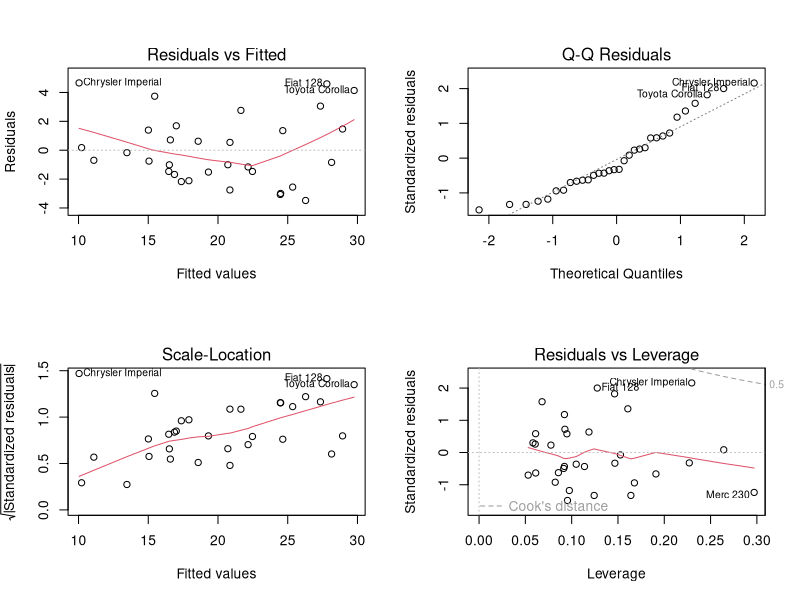

The R source for this figure:
## ---- chunk 1
library(datasets)
data(mtcars)
## ---- chunk 2
mtcars$am[mtcars$am == 0] = "Automatic"
mtcars$am[mtcars$am == 1] = "Manual"

mtcars$am <- factor(mtcars$am)
mtcars$gear <- factor(mtcars$gear)
mtcars$vs <- factor(mtcars$vs)
mtcars$cyl <- factor(mtcars$cyl)

mpg <- mtcars$mpg

variables <- c('hp', 'drat', 'wt', 'disp', 'carb', 'qsec')

for (i in 1:length(variables)) {
 mtcars[,i] <- as.numeric(mtcars[,i])  
}

sapply(variables,function(x) {
  cor(y = mpg, x = mtcars[,x], use = "complete")
})

## ---- chunk 3
library(MASS)
lm_initial <- lm(mpg ~ am + hp + drat + wt + disp + carb + qsec, data = mtcars)
step <- stepAIC(lm_initial, direction="both")
## ---- chunk 4
step$anova # display results
## ---- chunk 5
lm <- lm(mpg ~ am + wt + qsec, data = mtcars)
## ---- chunk 6
par(mfrow=c(2,2))

plot(lm)
## ---- chunk 7

summary(lm$coef)
